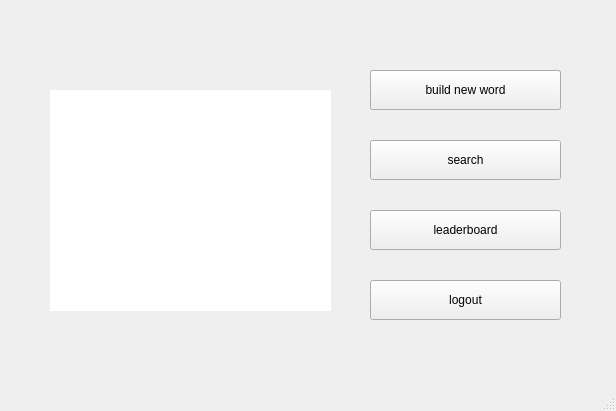
<?xml version="1.0" encoding="UTF-8"?>
<ui version="4.0">
 <class>MainWindow</class>
 <widget class="QMainWindow" name="MainWindow">
  <property name="geometry">
   <rect>
    <x>0</x>
    <y>0</y>
    <width>616</width>
    <height>411</height>
   </rect>
  </property>
  <property name="windowTitle">
   <string>MainWindow</string>
  </property>
  <widget class="QWidget" name="centralwidget">
   <widget class="QTableView" name="personalInfoTableView">
    <property name="geometry">
     <rect>
      <x>50</x>
      <y>90</y>
      <width>281</width>
      <height>221</height>
     </rect>
    </property>
    <property name="frameShape">
     <enum>QFrame::NoFrame</enum>
    </property>
    <property name="frameShadow">
     <enum>QFrame::Plain</enum>
    </property>
    <property name="lineWidth">
     <number>0</number>
    </property>
    <property name="showGrid">
     <bool>false</bool>
    </property>
    <property name="gridStyle">
     <enum>Qt::DotLine</enum>
    </property>
   </widget>
   <widget class="QtMaterialRaisedButton" name="gamePushButton">
    <property name="geometry">
     <rect>
      <x>370</x>
      <y>70</y>
      <width>191</width>
      <height>40</height>
     </rect>
    </property>
    <property name="text">
     <string>enter game</string>
    </property>
   </widget>
   <widget class="QtMaterialRaisedButton" name="leaderboardPushBotton">
    <property name="geometry">
     <rect>
      <x>370</x>
      <y>210</y>
      <width>191</width>
      <height>40</height>
     </rect>
    </property>
    <property name="text">
     <string>leaderboard</string>
    </property>
    <property name="checkable">
     <bool>false</bool>
    </property>
    <property name="flat">
     <bool>false</bool>
    </property>
   </widget>
   <widget class="QtMaterialRaisedButton" name="logoutPushBotton">
    <property name="geometry">
     <rect>
      <x>370</x>
      <y>280</y>
      <width>191</width>
      <height>40</height>
     </rect>
    </property>
    <property name="text">
     <string>logout</string>
    </property>
   </widget>
   <widget class="QtMaterialRaisedButton" name="buildWordPushButton">
    <property name="geometry">
     <rect>
      <x>370</x>
      <y>70</y>
      <width>191</width>
      <height>40</height>
     </rect>
    </property>
    <property name="text">
     <string>build new word</string>
    </property>
   </widget>
   <widget class="QtMaterialRaisedButton" name="searchPushButton">
    <property name="geometry">
     <rect>
      <x>370</x>
      <y>140</y>
      <width>191</width>
      <height>40</height>
     </rect>
    </property>
    <property name="text">
     <string>search</string>
    </property>
   </widget>
  </widget>
  <widget class="QMenuBar" name="menubar">
   <property name="geometry">
    <rect>
     <x>0</x>
     <y>0</y>
     <width>616</width>
     <height>28</height>
    </rect>
   </property>
  </widget>
  <widget class="QStatusBar" name="statusbar"/>
 </widget>
 <customwidgets>
  <customwidget>
   <class>QtMaterialRaisedButton</class>
   <extends>QPushButton</extends>
   <header location="global">qtmaterialraisedbutton.h</header>
  </customwidget>
 </customwidgets>
 <resources/>
 <connections/>
</ui>
